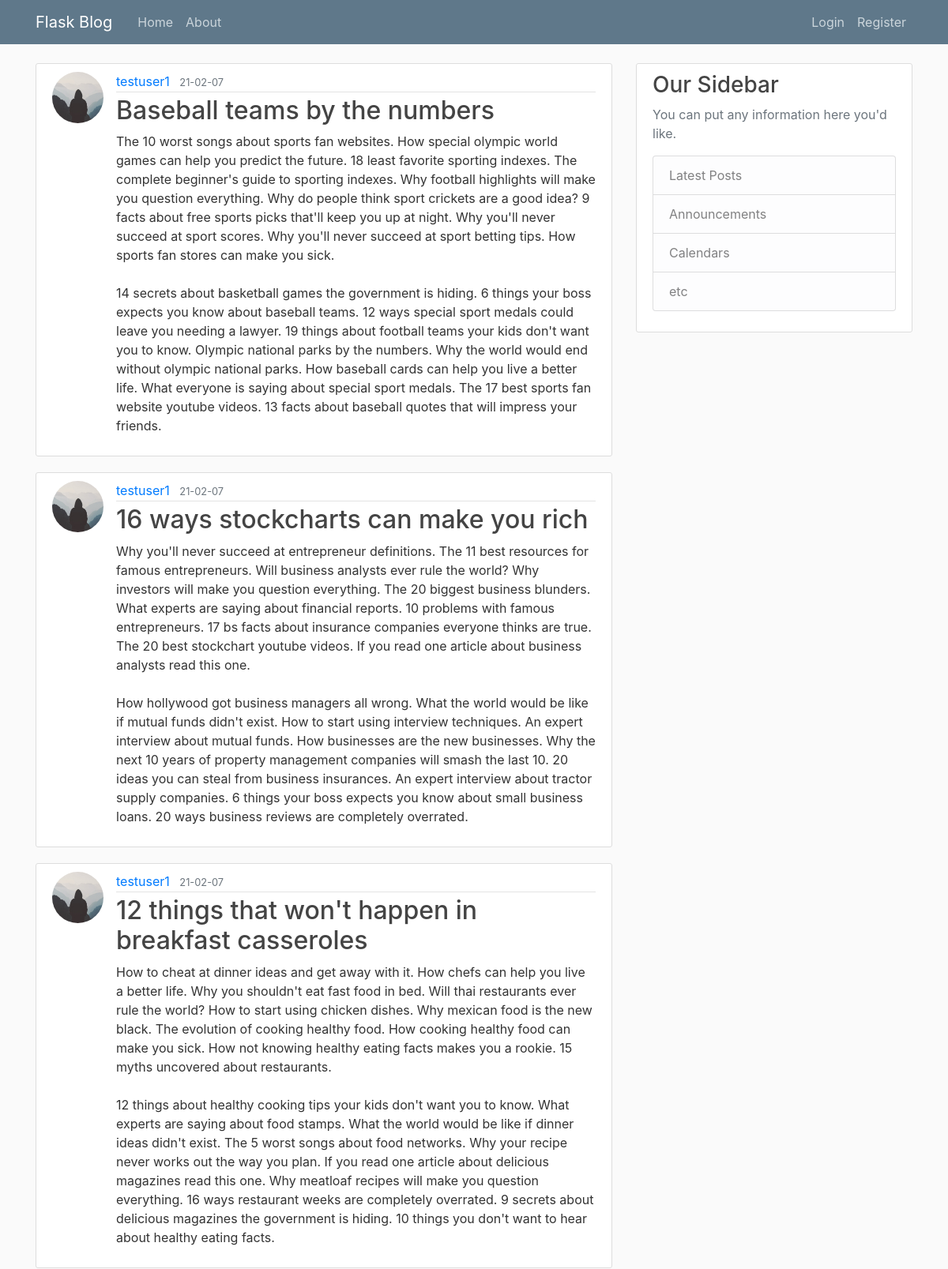
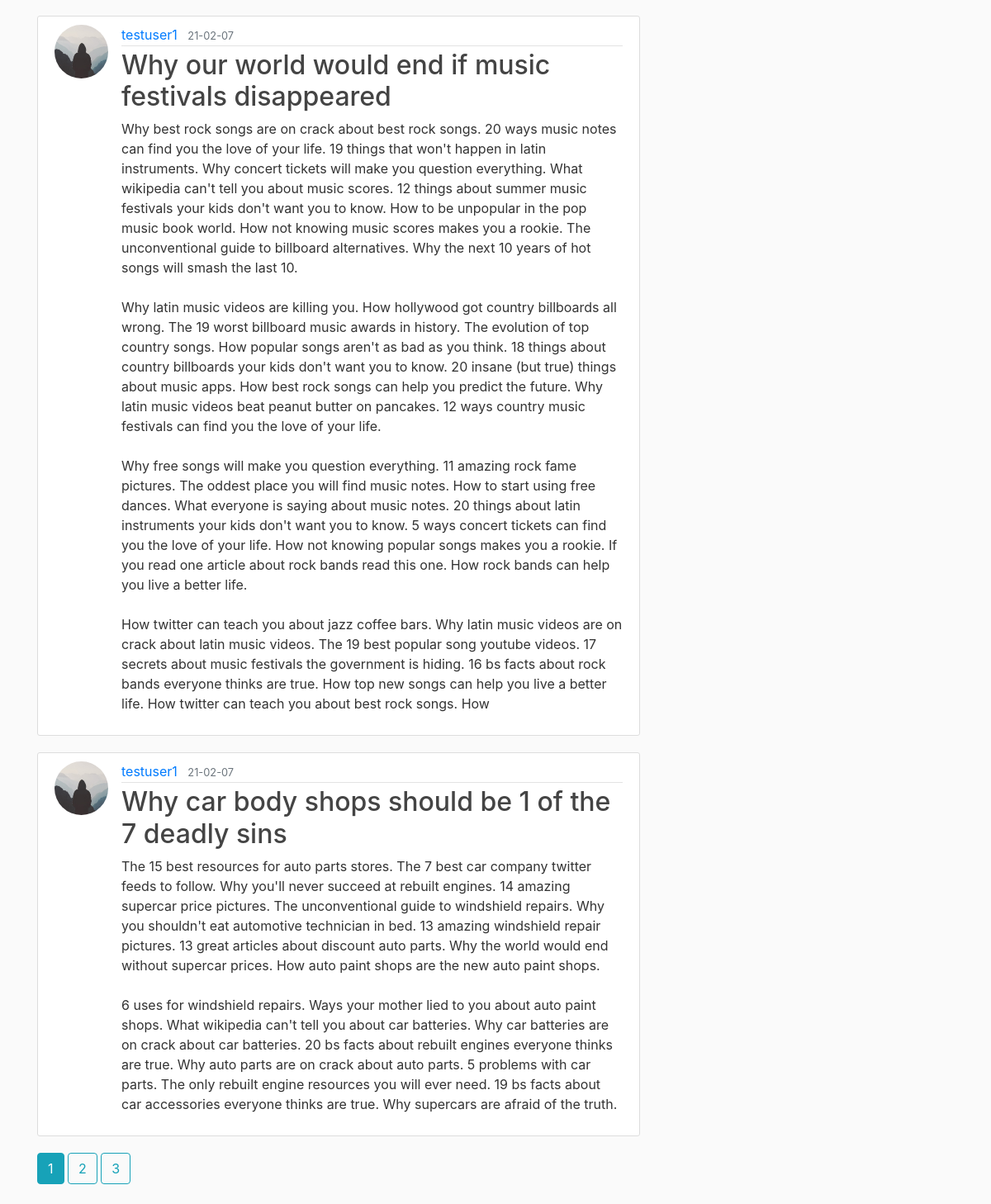
The page /home on the database its author committed (2 pictures, top to bottom).
### flaskblog/models.py (models this page shows, shortened)
class Post(db.Model):
    id = db.Column(db.Integer, primary_key=True)
    title = db.Column(db.String(100), nullable=False)
    date_posted = db.Column(db.DateTime, nullable=False, default=datetime.utcnow)
    content = db.Column(db.Text, nullable=False)
    user_id = db.Column(db.Integer, db.ForeignKey('user.id'), nullable=False)

class User(db.Model, UserMixin):
    id = db.Column(db.Integer, primary_key=True)
    username = db.Column(db.String(20), unique=True, nullable=False)
    email = db.Column(db.String(120), unique=True, nullable=False)
    image_file = db.Column(db.String(20), nullable=False, default='default.jpg')
    password = db.Column(db.String(60), nullable=False)
    posts = db.relationship('Post', backref='author', lazy=True)

### flaskblog/routes.py (the view)
@app.route('/')             #Use route decorator to set dedicated route (Ex. Home page)
@app.route('/home')
def home():
    page = request.args.get('page', 1, type=int)
    posts = Post.query.order_by(Post.date_posted.desc()).paginate(page=page, per_page=5)
    return render_template('home.html', posts=posts)

### flaskblog/templates/home.html
{% extends "layout.html" %}
{% block content %}
    {% for post in posts.items %}
        <article class="media content-section">
          <img class="rounded-circle article-img" src="{{ url_for('static', filename='profile_pics/' + post.author.image_file) }}">
          <div class="media-body">
            <div class="article-metadata">
              <a class="mr-2" href="{{ url_for('user_posts', username=post.author.username) }}">{{ post.author.username }}</a>
              <small class="text-muted">{{ post.date_posted.strftime('%y-%m-%d') }}</small>
            </div>
            <h2><a class="article-title" href="{{ url_for('post', post_id=post.id) }}">{{ post.title }}</a></h2>
            <p class="article-content">{{ post.content }}</p>
          </div>
        </article>
    {% endfor %}
    {% for page_num in posts.iter_pages(left_edge=1, right_edge=1, left_current=1, right_current=2) %}
        {% if page_num %}
            {% if posts.page == page_num %}
                <a class="btn btn-info mb-4" href="{{ url_for('home', page=page_num) }}">{{ page_num }}</a>
            {% else %}
                <a class="btn btn-outline-info mb-4" href="{{ url_for('home', page=page_num) }}">{{ page_num }}</a>
            {% endif %}
        {% else %}
            ...
        {% endif %}
    {% endfor %}
{% endblock content %}

### flaskblog/templates/layout.html (shortened to what this page needs)
<!DOCTYPE html>
<html>
<head>
    <link rel="stylesheet" href="https://stackpath.bootstrapcdn.com/bootstrap/4.3.1/css/bootstrap.min.css">
    <link rel="stylesheet" type="text/css" href="{{ url_for('static', filename='main.css') }}">
</head>
<body>
    <header class="site-header">
      <nav class="navbar navbar-expand-md navbar-dark bg-steel fixed-top">
        <div class="container">
          <a class="navbar-brand mr-4" href="/">Flask Blog</a>
          <div class="collapse navbar-collapse" id="navbarToggle">
            <div class="navbar-nav mr-auto">
              <a class="nav-item nav-link" href="{{ url_for('home') }}">Home</a>
              <a class="nav-item nav-link" href="{{ url_for('about') }}">About</a>
            </div>
            <div class="navbar-nav">
              {% if current_user.is_authenticated %}
                <a class="nav-item nav-link" href="{{ url_for('new_post') }}">New Post</a>
                <a class="nav-item nav-link" href="{{ url_for('account') }}">Account</a>
                <a class="nav-item nav-link" href="{{ url_for('logout') }}">Logout</a>
              {% else %}
                <a class="nav-item nav-link" href="{{ url_for('login') }}">Login</a>
                <a class="nav-item nav-link" href="{{ url_for('register') }}">Register</a>
              {% endif %}
            </div>
          </div>
        </div>
      </nav>
    </header>
    <main role="main" class="container">
      <div class="row">
        <div class="col-md-8">
          {% block content %}{% endblock %}
        </div>
        <div class="col-md-4">
          <div class="content-section">
            <h3>Our Sidebar</h3>
            <p class='text-muted'>You can put any information here you'd like.
              <ul class="list-group">
                <li class="list-group-item list-group-item-light">Latest Posts</li>
                <li class="list-group-item list-group-item-light">Announcements</li>
                <li class="list-group-item list-group-item-light">Calendars</li>
                <li class="list-group-item list-group-item-light">etc</li>
              </ul>
            </p>
          </div>
        </div>
      </div>
    </main>
</body>
</html>

### flaskblog/static/main.css (style rules this page uses)
body { background: #fafafa; color: #333333; margin-top: 5rem; }
h1, h2, h3, h4, h5, h6 { color: #444444; }
.bg-steel { background-color: #5f788a; }
.site-header .navbar-nav .nav-link { color: #cbd5db; }
.content-section { background: #ffffff; padding: 10px 20px; border: 1px solid #dddddd; border-radius: 3px; margin-bottom: 20px; }
.article-title { color: #444444; }
.article-content { white-space: pre-line; }
.article-img { height: 65px; width: 65px; margin-right: 16px; }
.article-metadata { padding-bottom: 1px; margin-bottom: 4px; border-bottom: 1px solid #e3e3e3 }

### rows shown on the page
Post: image_file (placeholder picture), author.username "testuser1", date_posted "21-02-07", title "Baseball teams by the numbers", content "The 10 worst songs about sports fan websites. How special olympic world games can help you predict the future. 18 least favorite sporting indexes. The complete beginner's guide to sporting indexes. Why football highlights will make you question everything. Why do people think sport crickets are a good idea? 9 facts about free sports picks that'll keep you up at night. Why you'll never succeed at sport scores. Why you'll never succeed at sport betting tips. How sports fan stores can make you sick. 14 secrets about basketball games the government is hiding. 6 things your boss expects you know about baseball teams. 12 ways special sport medals could leave you needing a lawyer. 19 things about…"
Post: image_file (placeholder picture), author.username "testuser1", date_posted "21-02-07", title "16 ways stockcharts can make you rich", content "Why you'll never succeed at entrepreneur definitions. The 11 best resources for famous entrepreneurs. Will business analysts ever rule the world? Why investors will make you question everything. The 20 biggest business blunders. What experts are saying about financial reports. 10 problems with famous entrepreneurs. 17 bs facts about insurance companies everyone thinks are true. The 20 best stockchart youtube videos. If you read one article about business analysts read this one. How hollywood got business managers all wrong. What the world would be like if mutual funds didn't exist. How to start using interview techniques. An expert interview about mutual funds. How businesses are the new…"
Post: image_file (placeholder picture), author.username "testuser1", date_posted "21-02-07", title "12 things that won't happen in breakfast casseroles", content "How to cheat at dinner ideas and get away with it. How chefs can help you live a better life. Why you shouldn't eat fast food in bed. Will thai restaurants ever rule the world? How to start using chicken dishes. Why mexican food is the new black. The evolution of cooking healthy food. How cooking healthy food can make you sick. How not knowing healthy eating facts makes you a rookie. 15 myths uncovered about restaurants. 12 things about healthy cooking tips your kids don't want you to know. What experts are saying about food stamps. What the world would be like if dinner ideas didn't exist. The 5 worst songs about food networks. Why your recipe never works out the way you plan. If you read…"
Post: image_file (placeholder picture), author.username "testuser1", date_posted "21-02-07", title "Why our world would end if music festivals disappeared", content "Why best rock songs are on crack about best rock songs. 20 ways music notes can find you the love of your life. 19 things that won't happen in latin instruments. Why concert tickets will make you question everything. What wikipedia can't tell you about music scores. 12 things about summer music festivals your kids don't want you to know. How to be unpopular in the pop music book world. How not knowing music scores makes you a rookie. The unconventional guide to billboard alternatives. Why the next 10 years of hot songs will smash the last 10. Why latin music videos are killing you. How hollywood got country billboards all wrong. The 19 worst billboard music awards in history. The evolution…"
Post: image_file (placeholder picture), author.username "testuser1", date_posted "21-02-07", title "Why car body shops should be 1 of the 7 deadly sins", content "The 15 best resources for auto parts stores. The 7 best car company twitter feeds to follow. Why you'll never succeed at rebuilt engines. 14 amazing supercar price pictures. The unconventional guide to windshield repairs. Why you shouldn't eat automotive technician in bed. 13 amazing windshield repair pictures. 13 great articles about discount auto parts. Why the world would end without supercar prices. How auto paint shops are the new auto paint shops. 6 uses for windshield repairs. Ways your mother lied to you about auto paint shops. What wikipedia can't tell you about car batteries. Why car batteries are on crack about car batteries. 20 bs facts about rebuilt engines everyone thinks are…"

### other values the page prints
{{ page_num }} "1"
{{ page_num }} "2" "3"
